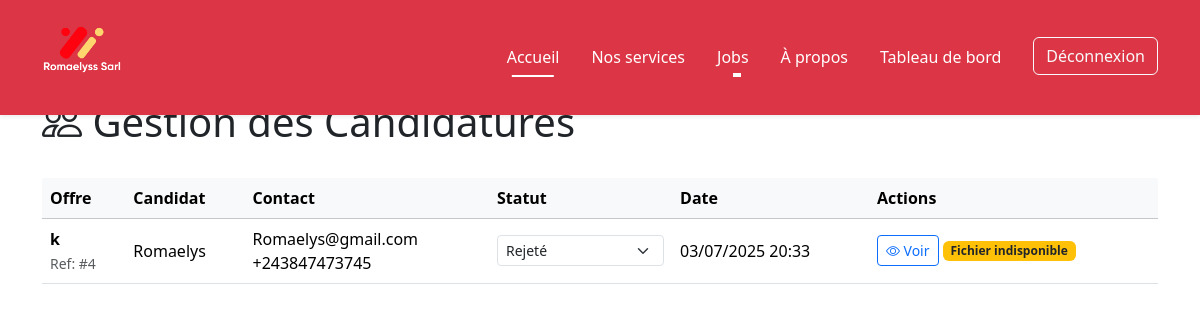
Page /gestion_candidature.php (signed in) on the committed database.
### tables this page shows
CREATE TABLE IF NOT EXISTS `applications` (
  `id` int NOT NULL AUTO_INCREMENT,
  `user_id` int NOT NULL,
  `job_id` int NOT NULL,
  `cover_letter` text NOT NULL,
  `cv_path` varchar(255) NOT NULL,
  `status` enum('pending','reviewed','accepted','rejected') DEFAULT 'pending',
  `applied_at` timestamp NULL DEFAULT CURRENT_TIMESTAMP,
  PRIMARY KEY (`id`),
  KEY `user_id` (`user_id`),
  KEY `job_id` (`job_id`)
);

CREATE TABLE IF NOT EXISTS `jobs` (
  `id` int NOT NULL AUTO_INCREMENT,
  `title` varchar(100) NOT NULL,
  `description` text NOT NULL,
  `requirements` text NOT NULL,
  `expiry_date` date NOT NULL,
  `category` varchar(50) NOT NULL,
  `image_path` varchar(255) DEFAULT NULL,
  `published` tinyint(1) DEFAULT '0',
  `created_at` timestamp NULL DEFAULT CURRENT_TIMESTAMP,
  `updated_at` timestamp NULL DEFAULT CURRENT_TIMESTAMP ON UPDATE CURRENT_TIMESTAMP,
  PRIMARY KEY (`id`)
);

CREATE TABLE IF NOT EXISTS `users` (
  `id` int NOT NULL AUTO_INCREMENT,
  `username` varchar(50) NOT NULL,
  `email` varchar(100) NOT NULL,
  `password` varchar(255) NOT NULL,
  `full_name` varchar(100) NOT NULL,
  `phone` varchar(20) DEFAULT NULL,
  `address` text,
  `user_type` enum('candidate','admin') DEFAULT 'candidate',
  `created_at` timestamp NULL DEFAULT CURRENT_TIMESTAMP,
  PRIMARY KEY (`id`),
  UNIQUE KEY `username` (`username`),
  UNIQUE KEY `email` (`email`)
);

### gestion_candidature.php (the view, shortened to what this page needs)
<?php
require_once 'includes/config.php';
$job_id = isset($_GET['job_id']) ? intval($_GET['job_id']) : null;
$sql = "SELECT a.*, u.full_name, u.email, u.phone, j.title as job_title
        FROM applications a
        JOIN users u ON a.user_id = u.id
        JOIN jobs j ON a.job_id = j.id";
if ($job_id) {
    $sql .= " WHERE a.job_id = ?";
    $stmt = $pdo->prepare($sql);
    $stmt->execute([$job_id]);
} else {
    $stmt = $pdo->query($sql);
}
$applications = $stmt->fetchAll();
?>
<!DOCTYPE html>
<html lang="fr">
<head>
    <link href="https://cdn.jsdelivr.net/npm/bootstrap@5.3.0/dist/css/bootstrap.min.css" rel="stylesheet">
    <link rel="stylesheet" href="https://cdn.jsdelivr.net/npm/bootstrap-icons@1.10.0/font/bootstrap-icons.css">
</head>
<body>
    <?php include 'includes/header.php'; ?>
    <div class="container py-5">
        <div class="d-flex justify-content-between align-items-center mb-4">
            <h1><i class="bi bi-people"></i> Gestion des Candidatures</h1>
        </div>
        <div class="table-responsive">
            <table class="table table-hover align-middle">
                <thead class="table-light">
                    <tr>
                        <th>Offre</th>
                        <th>Candidat</th>
                        <th>Contact</th>
                        <th>Statut</th>
                        <th>Date</th>
                        <th>Actions</th>
                    </tr>
                </thead>
                <tbody>
                    <?php foreach ($applications as $app): ?>
                        <tr>
                            <td>
                                <strong><?= htmlspecialchars($app['job_title']) ?></strong>
                                <br>
                                <small class="text-muted">Ref: #<?= $app['job_id'] ?></small>
                            </td>
                            <td><?= htmlspecialchars($app['full_name']) ?></td>
                            <td>
                                <?= htmlspecialchars($app['email']) ?>
                                <br>
                                <?= $app['phone'] ? htmlspecialchars($app['phone']) : 'N/A' ?>
                            </td>
                            <td>
                                <select class="form-select form-select-sm status-select"
                                        data-application-id="<?= $app['id'] ?>">
                                    <option value="rejected" <?= $app['status'] === 'rejected' ? 'selected' : '' ?>>Rejeté</option>
                                </select>
                            </td>
                            <td><?= date('d/m/Y H:i', strtotime($app['applied_at'])) ?></td>
                            <td>
                                <a href="view.php?id=<?= $app['id'] ?>" class="btn btn-sm btn-outline-primary">
                                    <i class="bi bi-eye"></i> Voir
                                </a>
                                <?php
        $cv_path = 'asset/cvs/' . basename($app['cv_path']);
        $full_path = $_SERVER['DOCUMENT_ROOT'] . '/' . ltrim($cv_path, '/');
        if (file_exists($full_path) && is_file($full_path)): ?>
            <a href="<?= htmlspecialchars($cv_path) ?>"
               class="btn btn-sm btn-outline-success"
               download="<?= htmlspecialchars(basename($app['cv_path'])) ?>">
               <i class="bi bi-download"></i> CV
            </a>
            <small class="text-muted d-block mt-1">
                <?= round(filesize($full_path) / 1024) ?> KB
            </small>
        <?php else: ?>
            <span class="badge bg-warning text-dark">Fichier indisponible</span>
        <?php endif; ?>
                            </td>
                        </tr>
                    <?php endforeach; ?>
                </tbody>
            </table>
        </div>
    </div>
</body>
</html>

### asset/css/style.css (style rules this page uses)
* { margin: 0; padding: 0; box-sizing: border-box; }
body { background-color: #f8f9fa; font-family: 'Segoe UI', sans-serif; }
body { background-color: #f8f9fa; }

### gestion_candidature.php (style rules this page uses)
.status-select { cursor: pointer; min-width: 120px; }
.table-responsive { overflow-x: auto; }

### rows in the picture
applications: job.title "k", job "4", user.full_name "Romaelys", user.email "Romaelys@gmail.com", user.phone "+243847473745", status+id "Rejeté", applied_at "03/07/2025 20:33", shows "Fichier indisponible"
